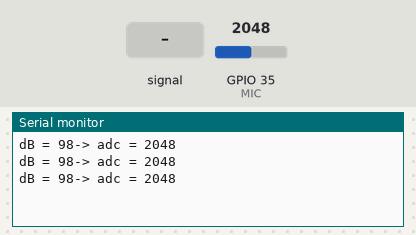
A sketch run on a simulated ESP32. On the bench: the last lines printed to the serial monitor. The test bench sets the inputs (shaded band); at power-on: GPIO 35 (MIC) = 2048.

Above: at 1.3 s.
1.4 s: GPIO 35 (MIC) fed a 200 Hz sine of ±327 counts around its level
At 1.9 s:
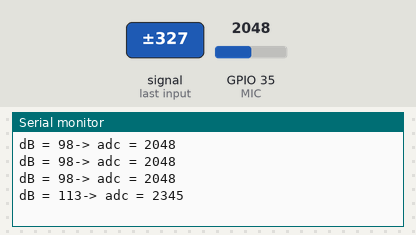
2.9 s: GPIO 35 (MIC) set to 2866
At 3.4 s:
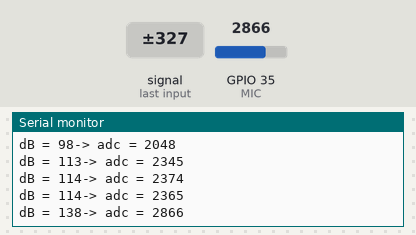
4.4 s: GPIO 35 (MIC) fed a 1000 Hz sine of ±1023 counts around its level
At 4.9 s:
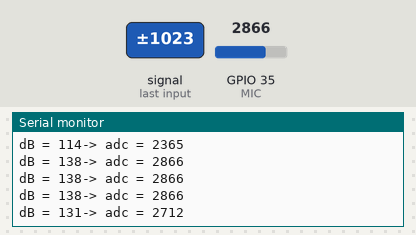
5.9 s: GPIO 35 (MIC) set to 3603
At 6.4 s:
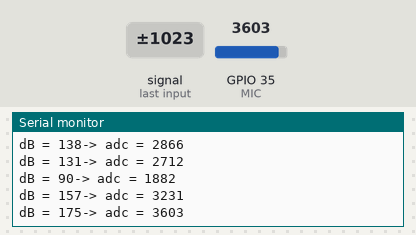
Timing chart, 0 to 8.4 s (numbered marks = the images above; inputs shaded):
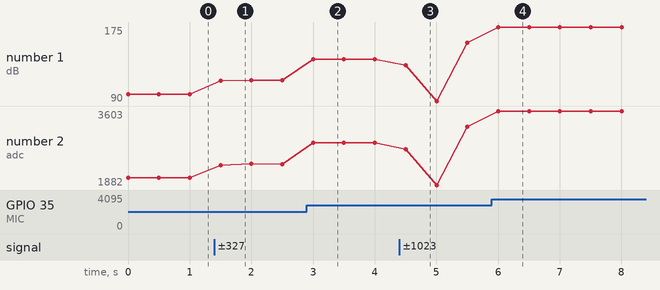

Measured:
- after the input at 1.4 s, the serial monitor: prints a new line after 0.10 s (image 1)
- after the input at 2.9 s, the serial monitor: prints a new line after 0.10 s (image 2)
- after the input at 4.4 s, the serial monitor: prints a new line after 0.10 s (image 3)
- after the input at 5.9 s, the serial monitor: prints a new line after 0.10 s (image 4)
- plotted number 1: 98 → 114 after the input at 1.4 s, 114 → 138 after the input at 2.9 s, 138 → 157 after the input at 4.4 s, 157 → 175 after the input at 5.9 s
- plotted number 2: 2048 → 2365 after the input at 1.4 s, 2365 → 2866 after the input at 2.9 s, 2866 → 3231 after the input at 4.4 s, 3231 → 3603 after the input at 5.9 s

The sketch:

noisesensordB.ino
```cpp
const int MIC = 35; //the microphone amplifier output is connected to pin A0
int adc;
int dB, PdB; //the variable that will hold the value read from the microphone each time

void setup() {
Serial.begin(19200); //sets the baud rate at 9600 so we can check the values the microphone is obtaining on the Serial Monitor
  //pinMode(35, OUTPUT);
}

void loop(){

  PdB = dB; //Store the previous of dB here

adc= analogRead(MIC); //Read the ADC value from amplifer
//Serial.println (adc);//Print ADC for initial calculation
dB = (adc-66.286) / 20.143; //Convert ADC value to dB using Regression values

//if (PdB!=dB)
Serial.print("dB = ");
Serial.print (dB);
Serial.print("-> adc = ");
Serial.println (adc);
delay(500);
}
```
